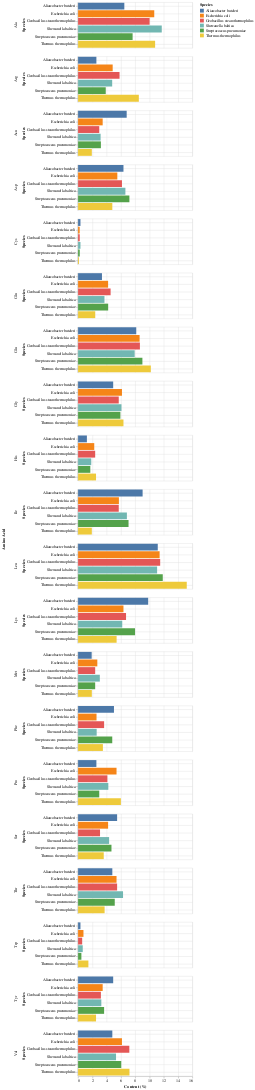

Notebook source saved alongside this figure:
### Code cell
import altair as alt
from altair import datum

gp_chart = alt.Chart(df).mark_bar().encode(
    alt.X('Content (%)'),
    alt.Y('Species', axis=alt.Axis(grid=True)), 
    alt.Color('Species'),
    alt.Row('Amino Acid')
)

gp_chart

### Figure 1 — Vega-Lite specification as saved in the notebook (floating-point values rounded to 4 significant figures)
{"config": {"view": {"continuousWidth": 300, "continuousHeight": 300}}, "data": {"name": "data-5cdb14623fce7a5ac17ec39513c955b7"}, "mark": {"type": "bar"}, "encoding": {"color": {"field": "Species", "type": "nominal"}, "row": {"field": "Amino Acid", "type": "nominal"}, "x": {"field": "Content (%)", "type": "quantitative"}, "y": {"axis": {"grid": true}, "field": "Species", "type": "nominal"}}, "$schema": "https://vega.github.io/schema/vega-lite/v5.16.3.json", "datasets": {"data-5cdb14623fce7a5ac17ec39513c955b7": [{"Content (%)": 10.78, "Species": "Thermus thermophilus", "Amino Acid": "Ala"}, {"Content (%)": 0.12, "Species": "Thermus thermophilus", "Amino Acid": "Cys"}, {"Content (%)": 4.79, "Species": "Thermus thermophilus", "Amino Acid": "Asp"}, {"Content (%)": 10.18, "Species": "Thermus thermophilus", "Amino Acid": "Glu"}, {"Content (%)": 3.47, "Species": "Thermus thermophilus", "Amino Acid": "Phe"}, {"Content (%)": 6.35, "Species": "Thermus thermophilus", "Amino Acid": "Gly"}, {"Content (%)": 2.51, "Species": "Thermus thermophilus", "Amino Acid": "His"}, {"Content (%)": 1.92, "Species": "Thermus thermophilus", "Amino Acid": "Ile"}, {"Content (%)": 5.39, "Species": "Thermus thermophilus", "Amino Acid": "Lys"}, {"Content (%)": 15.21, "Species": "Thermus thermophilus", "Amino Acid": "Leu"}, {"Content (%)": 1.92, "Species": "Thermus thermophilus", "Amino Acid": "Met"}, {"Content (%)": 1.92, "Species": "Thermus thermophilus", "Amino Acid": "Asn"}, {"Content (%)": 5.99, "Species": "Thermus thermophilus", "Amino Acid": "Pro"}, {"Content (%)": 2.4, "Species": "Thermus thermophilus", "Amino Acid": "Gln"}, {"Content (%)": 8.5, "Species": "Thermus thermophilus", "Amino Acid": "Arg"}, {"Content (%)": 3.59, "Species": "Thermus thermophilus", "Amino Acid": "Ser"}, {"Content (%)": 3.71, "Species": "Thermus thermophilus", "Amino Acid": "Thr"}, {"Content (%)": 7.19, "Species": "Thermus thermophilus", "Amino Acid": "Val"}, {"Content (%)": 1.44, "Species": "Thermus thermophilus", "Amino Acid": "Trp"}, {"Content (%)": 2.51, "Species": "Thermus thermophilus", "Amino Acid": "Tyr"}, {"Content (%)": 10.01, "Species": "Geobacillus stearothermophilus", "Amino Acid": "Ala"}, {"Content (%)": 0.23, "Species": "Geobacillus stearothermophilus", "Amino Acid": "Cys"}, {"Content (%)": 6.14, "Species": "Geobacillus stearothermophilus", "Amino Acid": "Asp"}, {"Content (%)": 8.65, "Species": "Geobacillus stearothermophilus", "Amino Acid": "Glu"}, {"Content (%)": 3.64, "Species": "Geobacillus stearothermophilus", "Amino Acid": "Phe"}, {"Content (%)": 5.69, "Species": "Geobacillus stearothermophilus", "Amino Acid": "Gly"}, {"Content (%)": 2.39, "Species": "Geobacillus stearothermophilus", "Amino Acid": "His"}, {"Content (%)": 5.69, "Species": "Geobacillus stearothermophilus", "Amino Acid": "Ile"}, {"Content (%)": 6.71, "Species": "Geobacillus stearothermophilus", "Amino Acid": "Lys"}, {"Content (%)": 11.49, "Species": "Geobacillus stearothermophilus", "Amino Acid": "Leu"}, {"Content (%)": 2.39, "Species": "Geobacillus stearothermophilus", "Amino Acid": "Met"}, {"Content (%)": 2.96, "Species": "Geobacillus stearothermophilus", "Amino Acid": "Asn"}, {"Content (%)": 4.1, "Species": "Geobacillus stearothermophilus", "Amino Acid": "Pro"}, {"Content (%)": 4.55, "Species": "Geobacillus stearothermophilus", "Amino Acid": "Gln"}, {"Content (%)": 5.8, "Species": "Geobacillus stearothermophilus", "Amino Acid": "Arg"}, {"Content (%)": 3.07, "Species": "Geobacillus stearothermophilus", "Amino Acid": "Ser"}, {"Content (%)": 5.46, "Species": "Geobacillus stearothermophilus", "Amino Acid": "Thr"}, {"Content (%)": 7.17, "Species": "Geobacillus stearothermophilus", "Amino Acid": "Val"}, {"Content (%)": 0.57, "Species": "Geobacillus stearothermophilus", "Amino Acid": "Trp"}, {"Content (%)": 3.19, "Species": "Geobacillus stearothermophilus", "Amino Acid": "Tyr"}, {"Content (%)": 7.63, "Species": "Streptococcus pneumoniae", "Amino Acid": "Ala"}, {"Content (%)": 0.23, "Species": "Streptococcus pneumoniae", "Amino Acid": "Cys"}, {"Content (%)": 7.18, "Species": "Streptococcus pneumoniae", "Amino Acid": "Asp"}, {"Content (%)": 9.0, "Species": "Streptococcus pneumoniae", "Amino Acid": "Glu"}, {"Content (%)": 4.78, "Species": "Streptococcus pneumoniae", "Amino Acid": "Phe"}, {"Content (%)": 5.92, "Species": "Streptococcus pneumoniae", "Amino Acid": "Gly"}, {"Content (%)": 1.71, "Species": "Streptococcus pneumoniae", "Amino Acid": "His"}, {"Content (%)": 7.06, "Species": "Streptococcus pneumoniae", "Amino Acid": "Ile"}, {"Content (%)": 7.97, "Species": "Streptococcus pneumoniae", "Amino Acid": "Lys"}, {"Content (%)": 11.85, "Species": "Streptococcus pneumoniae", "Amino Acid": "Leu"}, {"Content (%)": 2.39, "Species": "Streptococcus pneumoniae", "Amino Acid": "Met"}, {"Content (%)": 3.19, "Species": "Streptococcus pneumoniae", "Amino Acid": "Asn"}, {"Content (%)": 2.96, "Species": "Streptococcus pneumoniae", "Amino Acid": "Pro"}, {"Content (%)": 4.21, "Species": "Streptococcus pneumoniae", "Amino Acid": "Gln"}, {"Content (%)": 3.87, "Species": "Streptococcus pneumoniae", "Amino Acid": "Arg"}, {"Content (%)": 4.67, "Species": "Streptococcus pneumoniae", "Amino Acid": "Ser"}, {"Content (%)": 5.13, "Species": "Streptococcus pneumoniae", "Amino Acid": "Thr"}, {"Content (%)": 6.04, "Species": "Streptococcus pneumoniae", "Amino Acid": "Val"}, {"Content (%)": 0.46, "Species": "Streptococcus pneumoniae", "Amino Acid": "Trp"}, {"Content (%)": 3.64, "Species": "Streptococcus pneumoniae", "Amino Acid": "Tyr"}, {"Content (%)": 10.66, "Species": "Escherichia coli", "Amino Acid": "Ala"}, {"Content (%)": 0.22, "Species": "Escherichia coli", "Amino Acid": "Cys"}, {"Content (%)": 5.49, "Species": "Escherichia coli", "Amino Acid": "Asp"}, {"Content (%)": 8.61, "Species": "Escherichia coli", "Amino Acid": "Glu"}, {"Content (%)": 2.58, "Species": "Escherichia coli", "Amino Acid": "Phe"}, {"Content (%)": 6.14, "Species": "Escherichia coli", "Amino Acid": "Gly"}, {"Content (%)": 2.26, "Species": "Escherichia coli", "Amino Acid": "His"}, {"Content (%)": 5.71, "Species": "Escherichia coli", "Amino Acid": "Ile"}, {"Content (%)": 6.35, "Species": "Escherichia coli", "Amino Acid": "Lys"}, {"Content (%)": 11.41, "Species": "Escherichia coli", "Amino Acid": "Leu"}, {"Content (%)": 2.69, "Species": "Escherichia coli", "Amino Acid": "Met"}, {"Content (%)": 3.44, "Species": "Escherichia coli", "Amino Acid": "Asn"}, {"Content (%)": 5.38, "Species": "Escherichia coli", "Amino Acid": "Pro"}, {"Content (%)": 4.2, "Species": "Escherichia coli", "Amino Acid": "Gln"}, {"Content (%)": 4.84, "Species": "Escherichia coli", "Amino Acid": "Arg"}, {"Content (%)": 4.2, "Species": "Escherichia coli", "Amino Acid": "Ser"}, {"Content (%)": 5.38, "Species": "Escherichia coli", "Amino Acid": "Thr"}, {"Content (%)": 6.14, "Species": "Escherichia coli", "Amino Acid": "Val"}, {"Content (%)": 0.75, "Species": "Escherichia coli", "Amino Acid": "Trp"}, {"Content (%)": 3.44, "Species": "Escherichia coli", "Amino Acid": "Tyr"}, {"Content (%)": 6.47, "Species": "Aliarcobacter butzleri", "Amino Acid": "Ala"}, {"Content (%)": 0.33, "Species": "Aliarcobacter butzleri", "Amino Acid": "Cys"}, {"Content (%)": 6.35, "Species": "Aliarcobacter butzleri", "Amino Acid": "Asp"}, {"Content (%)": 8.14, "Species": "Aliarcobacter butzleri", "Amino Acid": "Glu"}, {"Content (%)": 5.02, "Species": "Aliarcobacter butzleri", "Amino Acid": "Phe"}, {"Content (%)": 4.91, "Species": "Aliarcobacter butzleri", "Amino Acid": "Gly"}, {"Content (%)": 1.23, "Species": "Aliarcobacter butzleri", "Amino Acid": "His"}, {"Content (%)": 9.03, "Species": "Aliarcobacter butzleri", "Amino Acid": "Ile"}, {"Content (%)": 9.81, "Species": "Aliarcobacter butzleri", "Amino Acid": "Lys"}, {"Content (%)": 11.15, "Species": "Aliarcobacter butzleri", "Amino Acid": "Leu"}, {"Content (%)": 1.9, "Species": "Aliarcobacter butzleri", "Amino Acid": "Met"}, {"Content (%)": 6.8, "Species": "Aliarcobacter butzleri", "Amino Acid": "Asn"}, {"Content (%)": 2.56, "Species": "Aliarcobacter butzleri", "Amino Acid": "Pro"}, {"Content (%)": 3.34, "Species": "Aliarcobacter butzleri", "Amino Acid": "Gln"}, {"Content (%)": 2.56, "Species": "Aliarcobacter butzleri", "Amino Acid": "Arg"}, {"Content (%)": 5.46, "Species": "Aliarcobacter butzleri", "Amino Acid": "Ser"}, {"Content (%)": 4.79, "Species": "Aliarcobacter butzleri", "Amino Acid": "Thr"}, {"Content (%)": 4.79, "Species": "Aliarcobacter butzleri", "Amino Acid": "Val"}, {"Content (%)": 0.33, "Species": "Aliarcobacter butzleri", "Amino Acid": "Trp"}, {"Content (%)": 4.91, "Species": "Aliarcobacter butzleri", "Amino Acid": "Tyr"}, {"Content (%)": 11.71, "Species": "Shewanella baltica", "Amino Acid": "Ala"}, {"Content (%)": 0.33, "Species": "Shewanella baltica", "Amino Acid": "Cys"}, {"Content (%)": 6.62, "Species": "Shewanella baltica", "Amino Acid": "Asp"}, {"Content (%)": 7.92, "Species": "Shewanella baltica", "Amino Acid": "Glu"}, {"Content (%)": 2.6, "Species": "Shewanella baltica", "Amino Acid": "Phe"}, {"Content (%)": 6.07, "Species": "Shewanella baltica", "Amino Acid": "Gly"}, {"Content (%)": 1.84, "Species": "Shewanella baltica", "Amino Acid": "His"}, {"Content (%)": 6.83, "Species": "Shewanella baltica", "Amino Acid": "Ile"}, {"Content (%)": 6.18, "Species": "Shewanella baltica", "Amino Acid": "Lys"}, {"Content (%)": 11.06, "Species": "Shewanella baltica", "Amino Acid": "Leu"}, {"Content (%)": 3.04, "Species": "Shewanella baltica", "Amino Acid": "Met"}, {"Content (%)": 3.15, "Species": "Shewanella baltica", "Amino Acid": "Asn"}, {"Content (%)": 4.23, "Species": "Shewanella baltica", "Amino Acid": "Pro"}, {"Content (%)": 3.69, "Species": "Shewanella baltica", "Amino Acid": "Gln"}, {"Content (%)": 4.77, "Species": "Shewanella baltica", "Amino Acid": "Arg"}, {"Content (%)": 4.34, "Species": "Shewanella baltica", "Amino Acid": "Ser"}, {"Content (%)": 6.29, "Species": "Shewanella baltica", "Amino Acid": "Thr"}, {"Content (%)": 5.31, "Species": "Shewanella baltica", "Amino Acid": "Val"}, {"Content (%)": 0.65, "Species": "Shewanella baltica", "Amino Acid": "Trp"}, {"Content (%)": 3.25, "Species": "Shewanella baltica", "Amino Acid": "Tyr"}]}}
